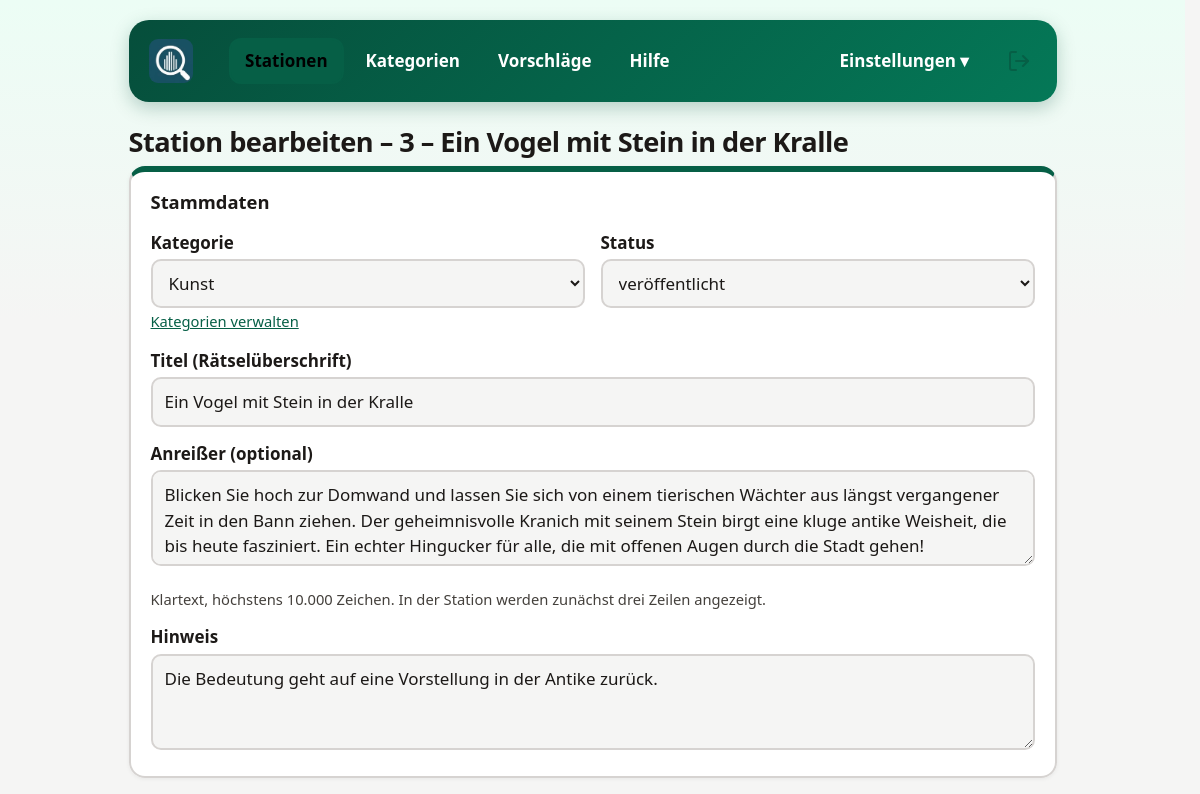
The page /admin/station-edit.php?id=ein-vogel-mit-stein-in-der-kralle-3 (signed in, upper part) on the database as committed earlier.
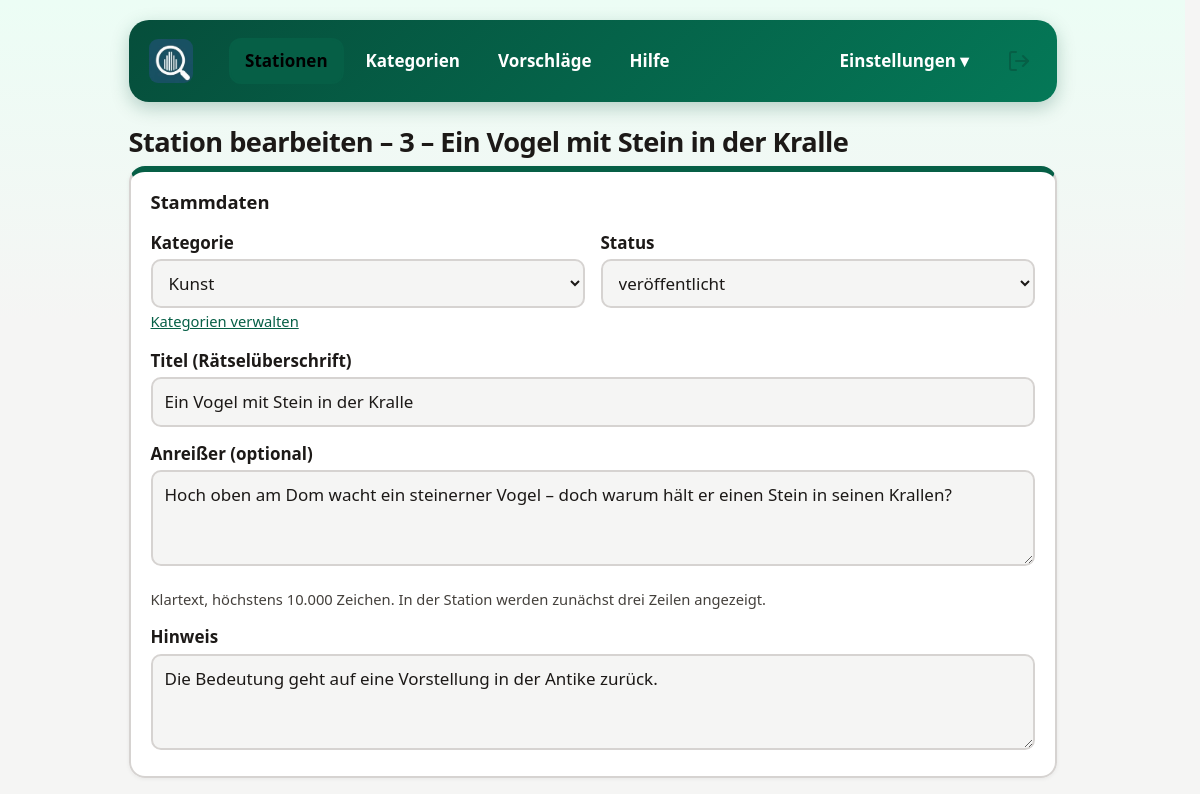
The same page on the database as committed later.
### tables this page shows
CREATE TABLE stations (
    id TEXT PRIMARY KEY,
    number INTEGER NOT NULL,
    title TEXT NOT NULL,
    teaser_text TEXT,
    hint TEXT NOT NULL,
    lat NUMERIC NOT NULL,
    lon NUMERIC NOT NULL,
    correct_option_index INTEGER NOT NULL,
    solution_title TEXT NOT NULL,
    solution_caption TEXT,
    info TEXT NOT NULL,
    task_image TEXT NOT NULL,
    solution_image TEXT,
    category TEXT NOT NULL,
    status TEXT NOT NULL DEFAULT 'published'
        CHECK (status IN ('published', 'archived')),
    created_at TEXT NOT NULL,
    updated_at TEXT NOT NULL
);

CREATE TABLE categories (
    id TEXT PRIMARY KEY,
    name TEXT NOT NULL,
    description TEXT NOT NULL DEFAULT '',
    icon TEXT,
    color TEXT NOT NULL DEFAULT '#065f46'
        CHECK (length(color) = 7 AND color GLOB '#[0-9A-Fa-f][0-9A-Fa-f][0-9A-Fa-f][0-9A-Fa-f][0-9A-Fa-f][0-9A-Fa-f]'),
    created_at TEXT NOT NULL,
    updated_at TEXT NOT NULL
);

### includes/database.php (called while the page is built, shortened)
<?php
function db(): PDO
{
    static $pdo = null;
    if ($pdo === null) {
        $path = config('db_path');
        $isNew = !is_file($path);
        $pdo = new PDO('sqlite:' . $path, null, null, [
            PDO::ATTR_ERRMODE => PDO::ERRMODE_EXCEPTION,
            PDO::ATTR_DEFAULT_FETCH_MODE => PDO::FETCH_ASSOC,
            PDO::ATTR_EMULATE_PREPARES => false,
        ]);
        $pdo->exec('PRAGMA foreign_keys = ON');
        $pdo->exec('PRAGMA busy_timeout = 5000');
        $schema = is_readable(config('schema_path')) ? trim((string) file_get_contents(config('schema_path'))) : '';
        if ($schema !== '') {
            $pdo->exec($schema);
        } elseif ($isNew) {
            throw new RuntimeException('Schema-Datei fehlt oder ist leer: ' . config('schema_path'));
        }
    }
    return $pdo;
}

### includes/validation.php (called while the page is built, shortened)
<?php
require_once __DIR__ . '/database.php';
function all_categories(): array
{
    return db()->query('SELECT id, name, description, icon, color FROM categories ORDER BY name COLLATE NOCASE')->fetchAll();
}

### admin/station-edit.php (the view, shortened to what this page needs)
<?php
require __DIR__ . '/_bootstrap.php';
$pdo = db();
$id = isset($_GET['id']) && is_string($_GET['id']) ? $_GET['id'] : null;
$suggestionId = isset($_GET['suggestion']) && ctype_digit((string) $_GET['suggestion']) ? (int) $_GET['suggestion'] : null;
$st = ['id' => '', 'number' => '', 'title' => '', 'teaser_text' => '', 'hint' => '', 'lat' => '51.9622', 'lon' => '7.6278', 'category' => 'detail',
    'status' => 'published', 'solution_title' => '', 'solution_caption' => '', 'info' => '', 'task_image' => '', 'solution_image' => '',
    'options' => ['', '', '', ''], 'correct' => 0, 'links' => []];
if ($id !== null) {
    $stmt = $pdo->prepare('SELECT * FROM stations WHERE id = ?');
    $stmt->execute([$id]);
    $row = $stmt->fetch();
    $st = array_merge($st, $row);
    $st['correct'] = (int) $row['correct_option_index'];
    $o = $pdo->prepare('SELECT option_text FROM options WHERE station_id = ? ORDER BY option_index');
    $o->execute([$id]);
    $st['options'] = array_pad($o->fetchAll(PDO::FETCH_COLUMN), 4, '');
    $l = $pdo->prepare('SELECT title, url FROM links WHERE station_id = ? ORDER BY id');
    $l->execute([$id]);
    $st['links'] = $l->fetchAll();
}
$st['links'] = array_pad($st['links'], max(3, count($st['links']) + 1), ['title' => '', 'url' => '']);
$isNew = $id === null;
$head = '<link rel="stylesheet" href="https://unpkg.com/leaflet@1.9.4/dist/leaflet.css">';
?>
<h1 class="admin-title"><?= $isNew ? 'Neue Station' : 'Station bearbeiten'. ' – ' . h($st['number']) . ' – ' . h($st['title']) ?></h1>
<form method="post" action="station-save.php" enctype="multipart/form-data">
  <fieldset class="task-card"><legend>Stammdaten</legend>
    <div class="row">
      <div><label for="category">Kategorie</label>
        <select id="category" name="category"><?php foreach (all_categories() as $c): ?>
          <option value="<?= h($c['id']) ?>" <?= $c['id'] === $st['category'] ? 'selected' : '' ?>><?= h($c['name']) ?></option><?php endforeach; ?></select>
        <span class="muted"><a href="categories.php">Kategorien verwalten</a></span></div>
      <div><label for="status">Status</label>
        <select id="status" name="status">
          <option value="published" <?= $st['status'] === 'published' ? 'selected' : '' ?>>veröffentlicht</option>
          <option value="archived" <?= $st['status'] === 'archived' ? 'selected' : '' ?>>archiviert</option></select></div>
    </div>
    <label for="title">Titel (Rätselüberschrift)</label>
    <input type="text" id="title" name="title" required maxlength="200" value="<?= h($st['title']) ?>">
    <label for="teaser_text">Anreißer (optional)</label>
    <textarea id="teaser_text" name="teaser_text" maxlength="10000"><?= h($st['teaser_text']) ?></textarea>
    <p class="muted">Klartext, höchstens 10.000 Zeichen. In der Station werden zunächst drei Zeilen angezeigt.</p>
    <label for="hint">Hinweis</label>
    <textarea id="hint" name="hint" required maxlength="1000"><?= h($st['hint']) ?></textarea>
  </fieldset>
</form>

Rows that differ between the two databases and show on the page:
changed stations "Ein Vogel mit Stein in der Kralle": teaser_text "Blicken Sie hoch zur Domwand und lassen Sie sich von einem tierischen Wächter aus längst vergangener Zeit in den Bann ziehen. Der geheimnisvolle Kranich mit seinem Stein birgt eine kluge antike Weisheit, die bis heute fasziniert. Ein echter Hingucker für alle, die mit offenen Augen durch die Stadt gehen!" → "Hoch oben am Dom wacht ein steinerner Vogel – doch warum hält er einen Stein in seinen Krallen?"
